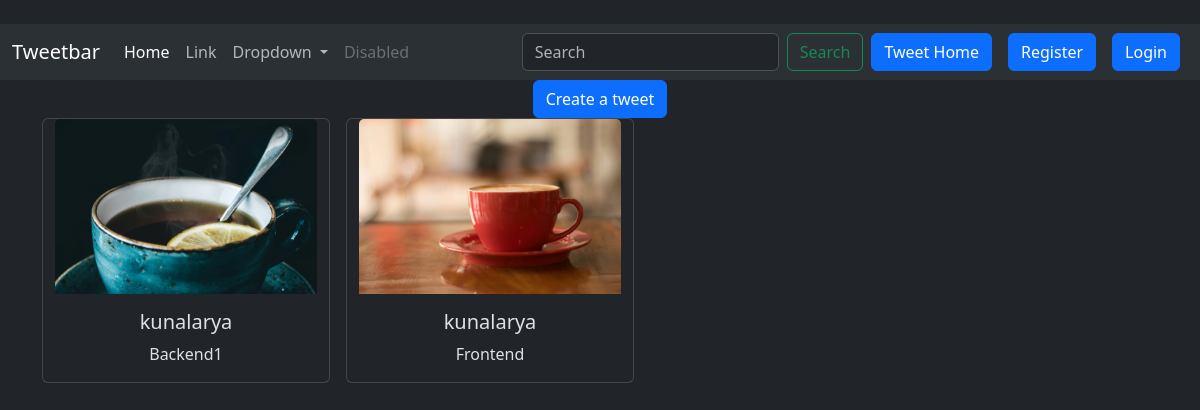
Page /tweet/ on the earlier database version.
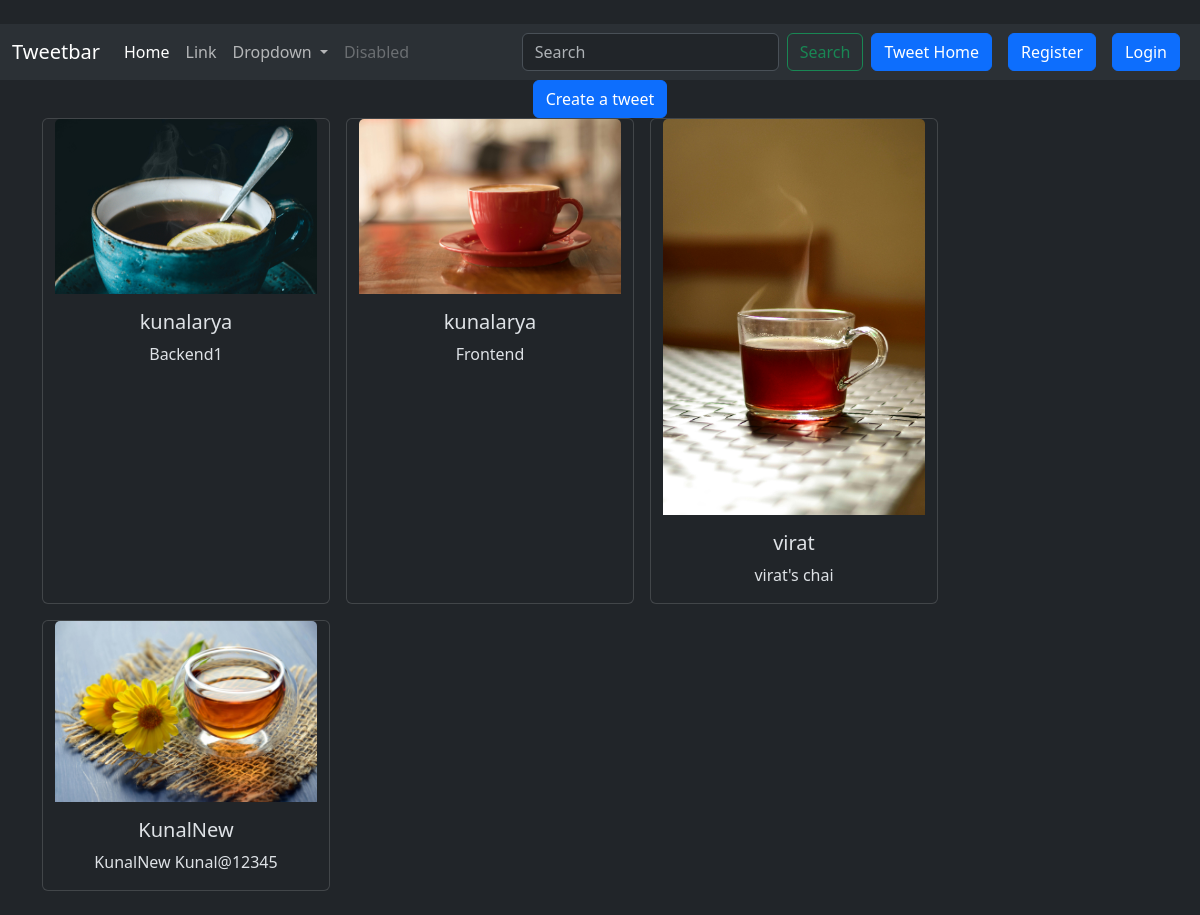
Same page on the later database version.
### tweet/models.py (models this page shows, shortened)
class Tweet(models.Model):
    user = models.ForeignKey(User, on_delete=models.CASCADE)
    text = models.TextField(max_length=240)
    photo = models.ImageField(upload_to='photos/', blank=True, null=True)
    created_at = models.DateTimeField(auto_now_add=True)
    updated_at = models.DateTimeField(auto_now=True)

### tweet/views.py (the view)
# urls.py: path('', views.tweet_list, name='tweet_list'),
def tweet_list(request):
    tweets = Tweet.objects.all().order_by('created_at')
    return render(request, 'tweet_list.html', {'tweets': tweets})

### tweet/templates/tweet_list.html (shortened to what this page needs)
{% extends "layout.html" %}
{% block content %}
<a class="btn btn-primary" href="{% url 'tweet_create' %}">Create a tweet</a>
<div class="container row gap-3 mb-4">
    {% for tweet in tweets %}
    <div class="card" style="width: 18rem;">
        <img src="{{ tweet.photo.url }}" class="card-img-top" alt="...">
        <div class="card-body">
          <h5 class="card-title">{{ tweet.user.username }}</h5>
          <p class="card-text">{{ tweet.text }}</p>
        </div>
      </div>
    {% endfor %}
</div>
{% endblock %}

### templates/layout.html (shortened to what this page needs)
{% load static %}
<!DOCTYPE html >
<html lang="en" data-bs-theme="dark">
<head>
    <link href="https://cdn.jsdelivr.net/npm/bootstrap@5.3.3/dist/css/bootstrap.min.css" rel="stylesheet">
</head>
<body class="text-center mt-4">
    <nav class="navbar navbar-expand-lg bg-body-tertiary">
        <div class="container-fluid">
          <a class="navbar-brand" href="#">Tweetbar</a>
          <div class="collapse navbar-collapse" id="navbarSupportedContent">
            <ul class="navbar-nav me-auto mb-2 mb-lg-0">
              <li class="nav-item">
                <a class="nav-link active" aria-current="page" href="#">Home</a>
              </li>
              <li class="nav-item">
                <a class="nav-link" href="#">Link</a>
              </li>
              <li class="nav-item dropdown">
                <a class="nav-link dropdown-toggle" href="#" role="button" data-bs-toggle="dropdown" aria-expanded="false">
                  Dropdown
                </a>
              </li>
              <li class="nav-item">
                <a class="nav-link disabled" aria-disabled="true">Disabled</a>
              </li>
            </ul>
            <form class="d-flex" role="search">
              <input class="form-control me-2" type="search" placeholder="Search" aria-label="Search">
              <button class="btn btn-outline-success" type="submit">Search</button>
            </form>
            <a href="{% url 'tweet_list' %}" class="btn btn-primary mx-2">Tweet Home</a>
            {% if user.is_authenticated %}
            <form method="post" action="{% url 'logout' %}">
              {% csrf_token %}
              <button class="btn btn-danger">Logout</button>
            </form>
            {% else %}
            <a href="{% url 'register' %}" class="btn btn-primary mx-2">Register</a>
            <a href="{% url 'login' %}" class="btn btn-primary mx-2">Login</a>
            {% endif %}
          </div>
        </div>
      </nav>
    <div class="container">
        {% block content %}
        {% endblock %}
    </div>
</body>
</html>

Differences in the rows shown:
added Tweet: photo (picture), user.username "virat", text "virat's chai"
added Tweet: photo (picture), user.username "KunalNew", text "KunalNew Kunal@12345"
